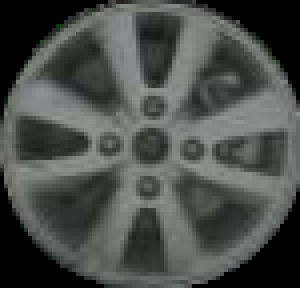
#> input picture 学习数字图像/005B.png, 75 x 72 px (shown 4 times larger)
$ python '光照补偿.py'
#> lines starting #> are read from the running program, lines starting #| are printed output that depends on the picture
import cv2
import numpy as np
import matplotlib.pyplot as plt
import matplotlib

# 解决中文显示问题
matplotlib.rcParams['font.sans-serif'] = ['SimHei']  # 用来正常显示中文标签
matplotlib.rcParams['axes.unicode_minus'] = False  # 用来正常显示负号
# 显示图像
plt.rcParams['font.sans-serif'] = ['SimHei']  # 用来正常显示中文标签
plt.rcParams['axes.unicode_minus'] = False  # 用来正常显示负号
matplotlib.use('TkAgg')

# 读取图像
image = cv2.imread('005B.png', 0)  # 以灰度模式读取图像
#> image: shape (72, 75); min 0, max 151, mean 75.3

# 获取图像的高度和宽度
height, width = image.shape[:2]
#> height = 72; width = 75
# 计算图像的中心位置
center_x, center_y = width // 2, height // 2
#> center_x = 37; center_y = 36

# 初始化一个数组来存储每个角度的平均灰度值
angle_bins = 360
angle_avg = np.zeros(angle_bins)

# 计算每个角度的平均灰度值
for r in range(1, min(center_x, center_y)):
    for angle in range(angle_bins):
        x = int(center_x + r * np.cos(np.radians(angle)))
        y = int(center_y + r * np.sin(np.radians(angle)))
        if 0 <= x < width and 0 <= y < height:
            angle_avg[angle] += image[y, x]
#> after the loop, angle_avg = 360 values, max 4501 at index 201, min 2295 at index 144, mean 3226.3

# 计算每个角度的平均灰度值
angle_avg /= min(center_x, center_y) - 1
#> angle_avg = 360 values, max 128.6 at index 201, min 65.57 at index 144, mean 92.18

# 生成光照补偿图
compensation_map = np.zeros_like(image)
for r in range(height):
    for c in range(width):
        dx = c - center_x
        dy = r - center_y
        angle = np.arctan2(dy, dx) * 180 / np.pi
        if angle < 0:
            angle += 360
        angle_index = int(angle)
        compensation_map[r, c] = angle_avg[angle_index]
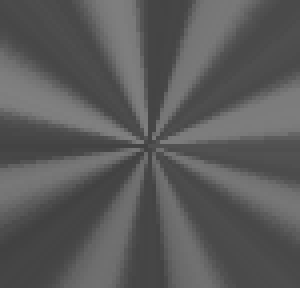
#> compensation_map: shape (72, 75) (shown 4 times larger); min 65, max 128, mean 90.1

# 计算平均光照强度
mean_illumination = np.mean(compensation_map)
#> mean_illumination = 90.12

# 进行光照校正
corrected_image = image * (mean_illumination / compensation_map)
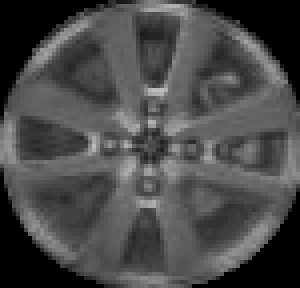
#> corrected_image: shape (72, 75) float64 (shown 4 times larger); min 0, max 190.8, mean 73.6
corrected_image = np.uint8(np.clip(corrected_image, 0, 255))

# 显示光照补偿图


# 显示原始图像和校正后的图像
plt.figure(figsize=(10, 5))
plt.subplot(121)
plt.imshow(image, cmap='gray')
plt.title('原始图像')
plt.axis('off')

plt.subplot(122)
plt.imshow(corrected_image, cmap='gray')
plt.title('光照校正后的图像')
plt.axis('off')

plt.show()
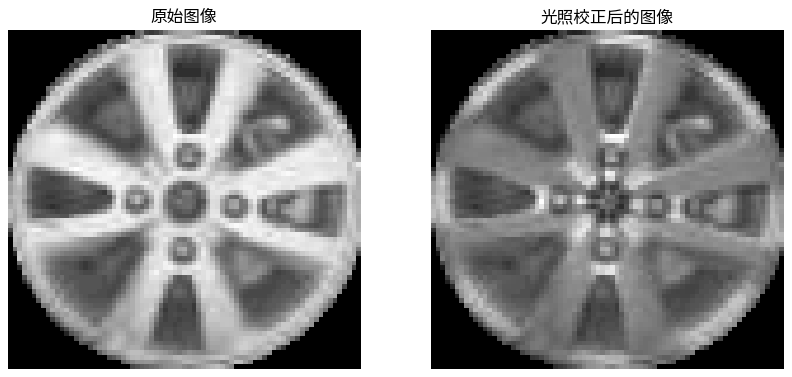
#> figure drawn by matplotlib, 2 panels

$ run again, with 学习数字图像/006A.png copied over 学习数字图像/005B.png
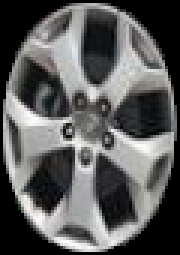
#> input picture 学习数字图像/006A.png, 60 x 85 px (shown 3 times larger)
#> after the loop `for r in range(1, min(center_x, center_y)):`: angle_avg = 360 values, max 5437 at index 189, min 1566 at index 227, mean 3296
#> `angle_avg /= min(center_x, center_y) - 1`: angle_avg = 360 values, max 187.5 at index 189, min 54 at index 227, mean 113.7
#> after the loop `for r in range(height):`:
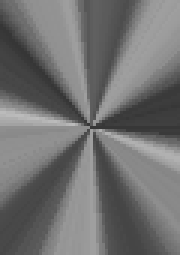
#> compensation_map: shape (85, 60) (shown 3 times larger); min 54, max 187, mean 112.7
#> mean_illumination = 112.7
#> `plt.show()`:
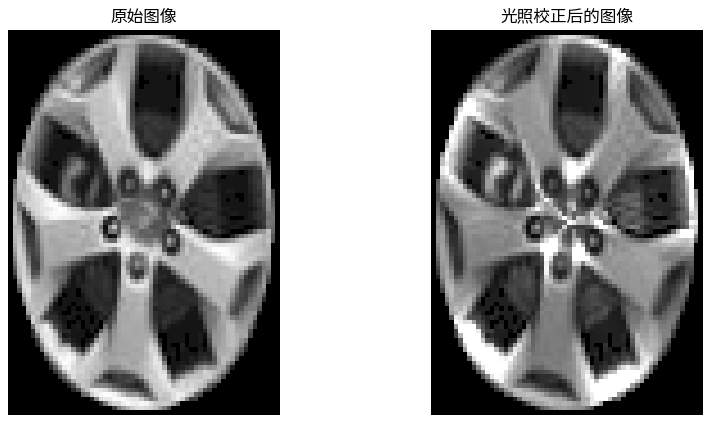
#> figure drawn by matplotlib, 2 panels

$ run again, with 学习数字图像/006A1.png copied over 学习数字图像/005B.png
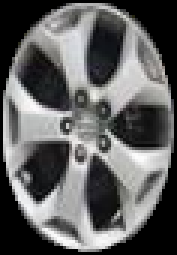
#> input picture 学习数字图像/006A1.png, 59 x 85 px (shown 3 times larger)
#> after the loop `for r in range(1, min(center_x, center_y)):`: angle_avg = 360 values, max 5383 at index 200, min 1514 at index 226, mean 3381.2
#> `angle_avg /= min(center_x, center_y) - 1`: angle_avg = 360 values, max 192.2 at index 200, min 54.07 at index 226, mean 120.8
#> after the loop `for r in range(height):`:
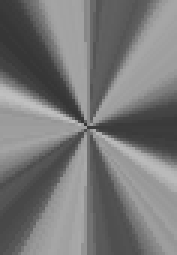
#> compensation_map: shape (85, 59) (shown 3 times larger); min 54, max 192, mean 119.6
#> mean_illumination = 119.6
#> `plt.show()`:
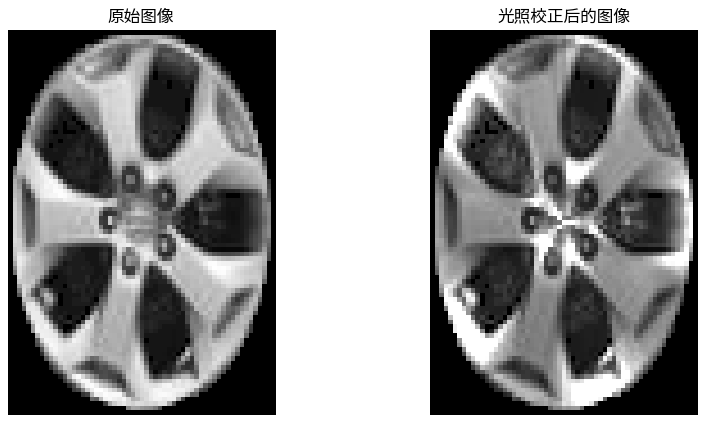
#> figure drawn by matplotlib, 2 panels
